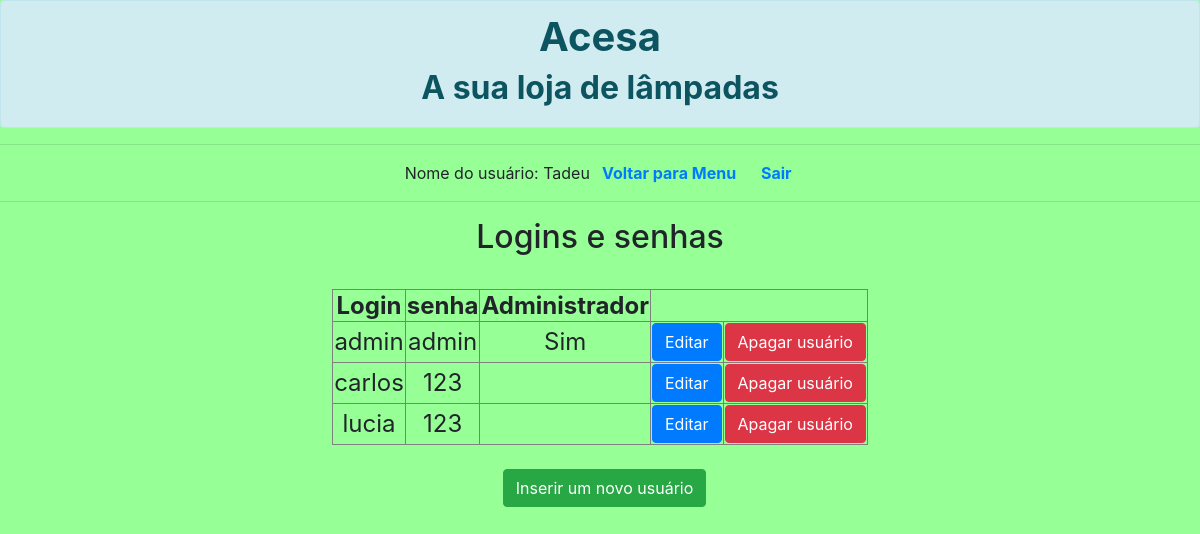
Screenshot of /restrito_loginsenha.php (signed in) with the database file from the repository.
### tables this page shows
CREATE TABLE `usuario` (
  `id_usu` int(11) NOT NULL,
  `login` varchar(45) NOT NULL,
  `senha` varchar(45) NOT NULL,
  `admin` varchar(3) NOT NULL
);

### restrito_loginsenha.php (the view, shortened to what this page needs)
<?php
    include("banco.php");
?>
<html lang="pt-br">
  <head>
    <link rel="stylesheet" href="https://stackpath.bootstrapcdn.com/bootstrap/4.1.3/css/bootstrap.min.css">
  </head>
  <body>
<div class="alert alert-info" role="alert">
  <h1 align="center"><b>Acesa</b></h1>
<h2 align="center"><b>A sua loja de lâmpadas</b></h2>
</div>
<hr>
<div align="center">
    <?php
                    $user = $_SESSION["user"];
                    echo "Nome do usuário: ";
                    echo $user;
					echo "<a href='restrito_opcoes.php' style='text-decoration:none; font-weight:bold;'>&nbsp;&nbsp;Voltar para Menu&nbsp;</a>";
                    echo "<a href='restrito_sair.php' style='text-decoration:none; font-weight:bold;'>&nbsp;&nbsp;Sair&nbsp;</a>";
    ?>
</div>
<section align="center">
    <form method="POST">
    <hr/>
<h2>Logins e senhas</h2><br>
<?php
    $dados1 = mysqli_query($conexao,"SELECT * FROM usuario ORDER BY login ASC") or die(mysqli_error($conexao));
    echo "<table align=center border='1'>";
            echo '<tr align=center>';
                echo '<th><font size=5>Login</font></th>';
                echo '<th><font size=5>senha</font></th>';
                echo '<th><font size=5>Administrador</font></th>';
                echo '</tr>';
           while($dados2 = mysqli_fetch_array($dados1)){
                $id_usu=$dados2['id_usu'];
                echo '<tr align=center>';
                echo '<td><font size=5>'.$dados2['login'].'</font></td>';
                echo '<td><font size=5>'.base64_decode($dados2['senha']).'</font></td>';
                echo '<td><font size=5>'.$dados2['admin'].'</font></td>';
                echo '<td><a href="restrito_loginsenha_editar.php?id_usu='.$id_usu.'"><button type="button" class="btn btn-primary">Editar</button></a></td>';
                echo '<td><a href="restrito_loginsenha_apagar_pergunta.php?id_usu='.$id_usu.'"><button type="button" class="btn btn-danger">Apagar usuário</button></a></td>';
                echo '</tr>';
                }
        echo '</table>';
		echo "<br>";
    echo '<a href="restrito_loginsenha_inserir.php"><button type="button" class="btn btn-success">Inserir um novo usuário</button></a><br><br>';
?>
    </form>
  </body>
</html>

### restrito_loginsenha.php (style rules this page uses)
body { background-color: rgb(150,255,150); }

### rows the page displays
usuario: login "admin", senha "admin", admin "Sim"
usuario: login "carlos", senha "123"
usuario: login "lucia", senha "123"

### other values shown
$user "Tadeu"
